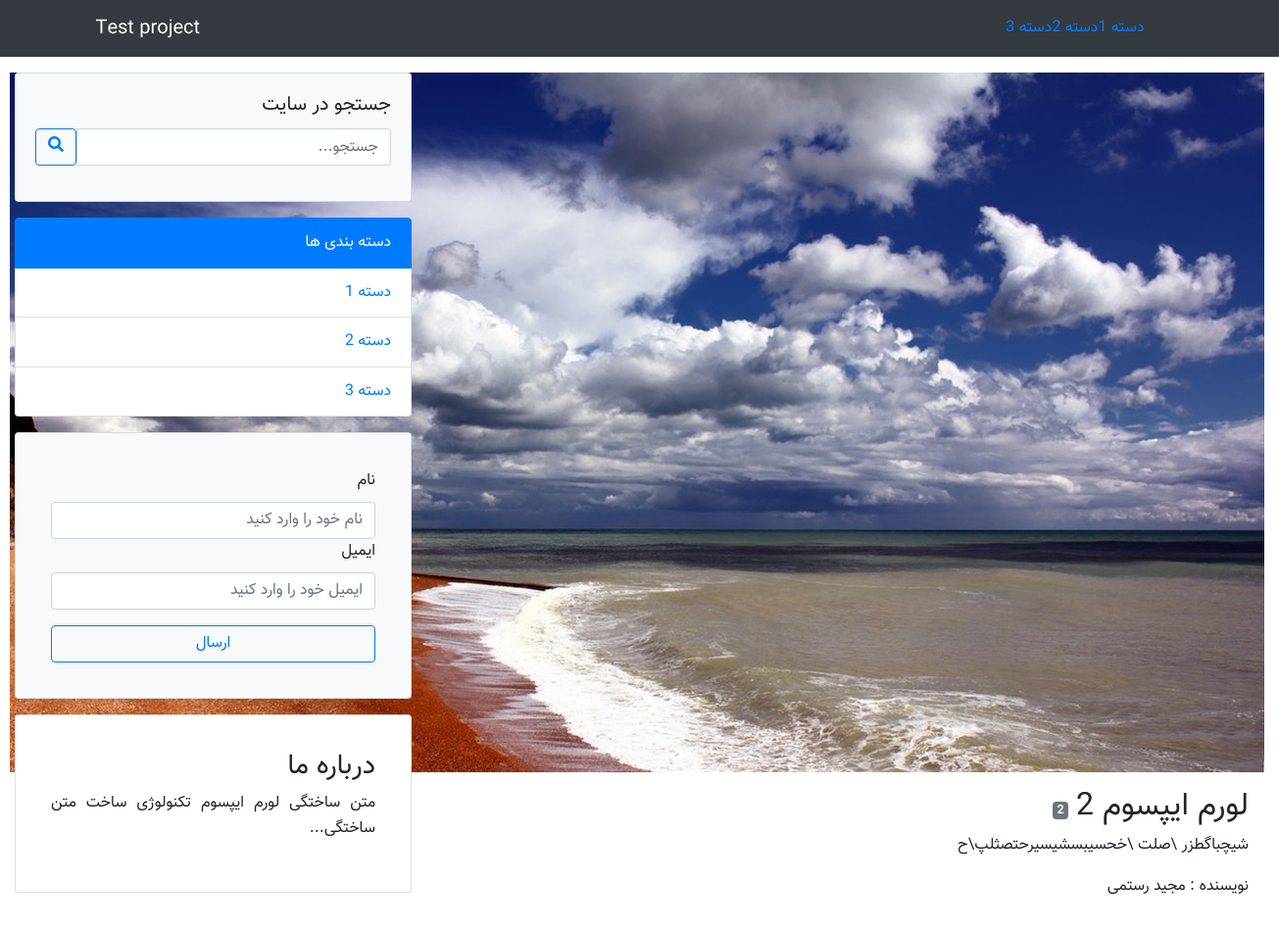
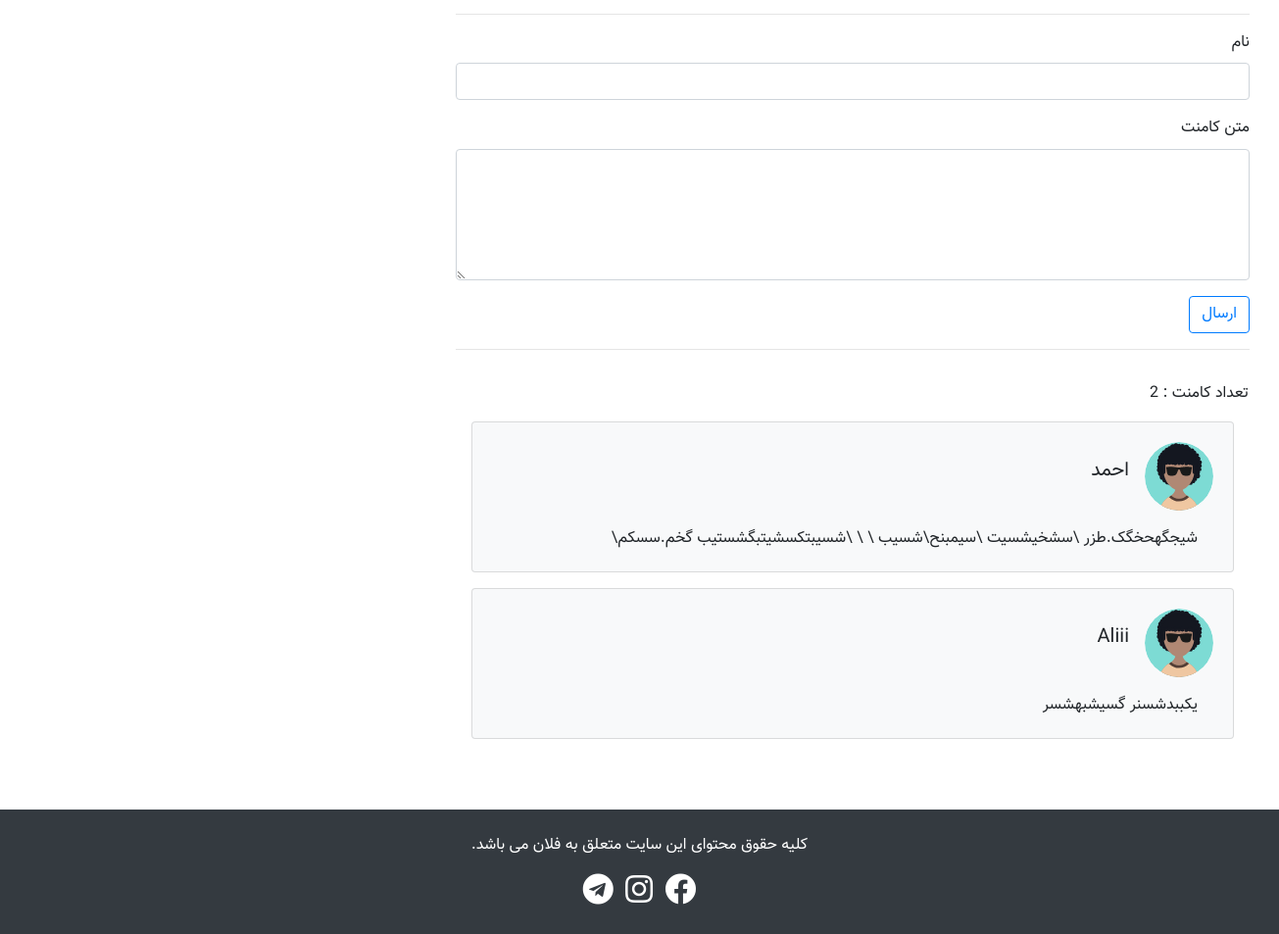
/single.php?post=2, run on the app's committed database (2 pictures, top to bottom).
### tables this page shows
CREATE TABLE `categories` (
  `id` int(11) NOT NULL,
  `title` varchar(191) NOT NULL
);

CREATE TABLE `posts` (
  `id` int(11) NOT NULL,
  `title` varchar(100) NOT NULL,
  `category_id` int(11) NOT NULL,
  `body` text NOT NULL,
  `author` varchar(100) NOT NULL,
  `image` varchar(100) NOT NULL
);

CREATE TABLE `comments` (
  `id` int(11) NOT NULL,
  `name` varchar(100) NOT NULL,
  `comment` text NOT NULL,
  `post_id` int(11) NOT NULL,
  `status` tinyint(1) NOT NULL
);

### single.php (the view, shortened to what this page needs)
<?php
include("./include/header.php");
if (isset($_GET['post'])){
  $post_id = $_GET['post'];
  $post = $db->prepare('SELECT * FROM posts WHERE id=:id');
  $post->execute(['id'=>$post_id]);
  $post = $post->fetch();
}
 ?>
 <section class="py-3">
   <div class="container-fluid">
     <div class="row">
       <div class="col-md-8 mb-4">
         <div class="container">
           <?php
           if(isset($post)) {
             $category_id = $post['category_id'];
             $query_post_category ="SELECT * FROM categories WHERE id = $category_id";
             $post_category = $db->query($query_post_category)->fetch();
             $post_id = $post['id'];
             $comments = $db->prepare("SELECT * FROM comments WHERE post_id=:id AND status = '1' ");
             $comments->execute(['id'=>$post_id]);
             ?>
             <div class="row">
               <div>
                 <img src="./upload/posts/<?php echo $post['image'] ?>"  alt="">
               </div>
               <div class="p-3">
                 <div class="d-flex align-items-center">
                   <h2><?php echo $post['title'] ?></h2>
                   <div class="mr-2">
                     <span class="badge badge-secondary"><?php echo $post_category['id'] ?></span>
                   </div>
                 </div>
                 <p class="text-justify">
                   <?php echo $post['body'] ?>
                 </p>
                 <p>نویسنده : <?php echo $post['author'] ?></p>
               </div>
             </div>
             <hr>
             <div class="row">
               <div class="col-12">
                 <form method="post">
                   <div class="form-group">
                     <label for="name">نام</label>
                     <input type="name" name="name" class="form-control">
                   </div>
                   <div class="form-group">
                     <label for="comment">متن کامنت</label>
                     <textarea name="comment" class="form-control" rows="5"></textarea>
                   </div>
                   <button type="submit" name="post_comment" class="btn btn-outline-primary">ارسال</button>
                 </form>
               </div>
             </div>
             <hr>
             <div class="row p-md-3">
               <p>تعداد کامنت : <?php echo $comments->rowcount() ?></p>
               <?php
               if ($comments->rowcount()>0) {
                 foreach ($comments as $comment) {
                   ?>
                   <div class="col-12 mb-3">
                     <div class="card bg-light">
                       <div class="card-body">
                         <div class="d-flex align-items-center">
                           <img src="./img/boy.svg" width="70" height="70" class="rounded-circle" alt="Cinque Terry">
                           <div class="mr-3">
                             <h5 class="card-title"><?php echo $comment['name'] ?></h5>
                           </div>
                         </div>
                         <p class="card-text pt-3 pr-3">
                           <?php echo $comment['comment']; ?>
                         </p>
                       </div>
                     </div>
                   </div>
                   <?php
                 }
               }
               ?>
             </div>
             <?php
           }
           else {
             ?>
             <div class="alert alert-danger" role="alert">
               مقاله مورد نظر پیدا نشد!!!!!
             </div>
             <?php
           }
            ?>
         </div>
       </div>
       <?php
       include("./include/sidebar.php");
        ?>
     </div>
   </div>
 </section>
 <?php
 include("./include/footer.php");
  ?>

### include/header.php (shortened to what this page needs)
<?php
include("./include/db.php");
$query="SELECT * FROM categories";
$categories=$db->query($query);
 ?>
<!DOCTYPE html>
<html lang="fa" dir="rtl">
  <head>
    <link rel="stylesheet" href="https://stackpath.bootstrapcdn.com/bootstrap/4.3.1/css/bootstrap.min.css">
    <link rel="stylesheet" href="https://use.fontawesome.com/releases/v5.8.2/css/all.css">
    <link rel="stylesheet" href="./css/style.css">
  </head>
  <body>
    <nav class="navbar navbar-expand-md navbar-dark bg-dark">
      <div class="container">
        <a href="index.php" class="navbar-brand order-md-2">Test project</a>
        <div id="#my-nav" class="collapse navbar-collapse">
          <ul class="navbar-nav order-md-1">
            <?php
            if ($categories->rowcount() > 0) {
              foreach ($categories as $category) {
                ?>
                <li class="nav-item <?php echo(isset($_GET['category']) && $category['id']==$_GET['category']) ? "active" : ""; ?>">
                  <a href="index.php?category=<?php echo $category['id'] ?>"><?php echo $category['title'] ?></a>
                </li>
            <?php
              }
            }
              ?>
          </ul>
        </div>
      </div>
    </nav>

### include/sidebar.php (shortened to what this page needs)
<?php
$query_categories = "SELECT * FROM categories";
$categories = $db->query($query_categories);
 ?>
<div class="col-md-4 mb-3">
  <div class="card bg-light mb-3">
    <div class="card-body">
      <h5 class="card-title"> جستجو در سایت </h5>
      <form action="search.php" method="get">
        <div class="input-group mb-3">
          <div class="input-group-prpend order-2">
            <button class="btn btn-outline-primary" type="submit">
              <i class="fas fa-search"></i>
            </button>
          </div>
          <input type="text" name="search" class="form-control" placeholder="جستجو...">
        </div>
      </form>
    </div>
  </div>
  <div class="list-group mb-3">
    <a href="#" class="list-group-item list-group-item-action active">
      دسته بندی ها
    </a>
    <?php
    if ($categories->rowcount()>0) {
      foreach ($categories as $category) {
        ?>
        <a href="index.php?category=<?php echo $category['id'] ?>" class="list-group-item">
          <?php echo $category['title'] ?>
        </a>
    <?php
      }
    }
     ?>
  </div>
  <div class="card bg-light mb-3 p-3">
    <div class="card-body">
       <form method="post">
         <div class="from-group">
           <label for="name">نام</label>
           <input type="text" name="name" id="name" class="form-control" placeholder="نام خود را وارد کنید">
         </div>
         <div class="form-group">
           <label for="email">ایمیل</label>
           <input type="email" name="email" class="form-control" id="email" placeholder="ایمیل خود را وارد کنید">
         </div>
         <button type="submit" name="subscribe" class="btn btn-outline-primary btn-block">ارسال</button>
       </form>
    </div>
  </div>
  <div class="card p-3">
    <div class="card-body">
      <h3>درباره ما</h3>
      <p class="text-justify">
        متن ساختگی لورم ایپسوم تکنولوژی ساخت متن ساختگی...
      </p>
    </div>
  </div>
</div>

### css/style.css (style rules this page uses)
body { direction: rtl; text-align: right !important; font-family: "Vazir" !important; line-height: 1.6; }

### data on the page
categories: title "دسته 1"
categories: title "دسته 2", id "2"
categories: title "دسته 3"
posts: image (picture), title "لورم ایپسوم 2", body "شیچباگطزر \\صلت \\خحسیبسشیسیرحتصثلپ\\ح", author "مجید رستمی"
comments: name "احمد", comment "شیجگهحخگک.طزر \\سشخیشسیت \\سیمبنح\\شسیب \\ \\ \\شسیبتکسشیتبگشستیب گخم.سسکم\\"
comments: name "Aliii", comment "یکببدشسنر گسیشبهشسر"

### other printed values
$comments->rowcount() "2"
